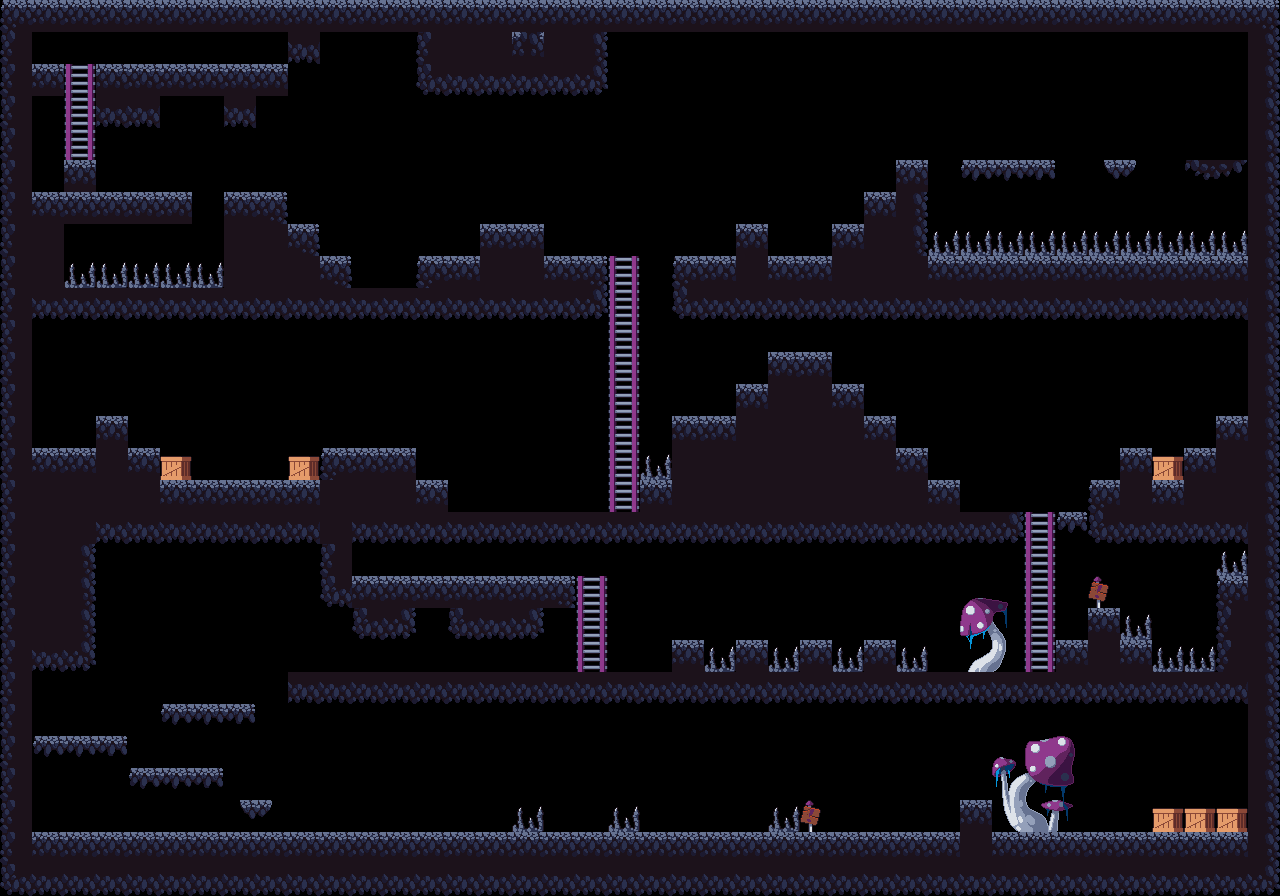

Tiled map render using the project's own tile images. Description and the map definition, with tile-layer contents summarised, below:
An orthogonal 40x28 tile map with 32x32 px tiles, 7 tile layers (BackGround, Box, Mushroom, Spike, ...), 7 tilesets and 61 objects (SpawnPoint).

<map version="1.10" tiledversion="1.10.2" orientation="orthogonal" renderorder="right-down" width="40" height="28" tilewidth="32" tileheight="32" infinite="0" nextlayerid="10" nextobjectid="71">
 <tileset firstgid="1" name="TileSet" tilewidth="32" tileheight="32" tilecount="45" columns="9">
  <image source="../Image/platformer-pixel-art-cave-2d-tileset/Tiles/TileSet.png" width="288" height="160" />
 </tileset>
 <tileset firstgid="46" source="ladder.tsx" />
 <tileset firstgid="47" source="spike.tsx" />
 <tileset firstgid="48" source="mushrooms1.tsx" />
 <tileset firstgid="57" source="danger_site.tsx" />
 <tileset firstgid="58" source="mushroom2.tsx" />
 <tileset firstgid="64" source="box.tsx" />
 <layer id="1" name="BackGround" width="40" height="28">
  <data>[1120 cells, 459 non-empty, 18 distinct tile ids]</data>
 </layer>
 <layer id="9" name="Box" width="40" height="28">
  <data>[1120 cells, 6 non-empty, 1 distinct tile ids]</data>
 </layer>
 <layer id="6" name="Mushroom" width="40" height="28">
  <data>[1120 cells, 9 non-empty, 9 distinct tile ids]</data>
 </layer>
 <layer id="5" name="Spike" width="40" height="28">
  <data>[1120 cells, 27 non-empty, 1 distinct tile ids]</data>
 </layer>
 <layer id="8" name="Mushroom2" width="40" height="28">
  <data>[1120 cells, 6 non-empty, 6 distinct tile ids]</data>
 </layer>
 <layer id="4" name="Ladder" width="40" height="28">
  <data>[1120 cells, 19 non-empty, 1 distinct tile ids]</data>
 </layer>
 <layer id="7" name="Danger" width="40" height="28">
  <data>[1120 cells, 2 non-empty, 1 distinct tile ids]</data>
 </layer>
 <objectgroup id="2" name="PhysicsObject">
  <object id="5" x="1.167" y="32.6663" width="31.1591" height="798.871" />
  <object id="6" x="0.53" y="0.909" width="1278.45" height="30.1818" />
  <object id="8" x="0.775" y="832.242" width="1278.45" height="62.8485" />
  <object id="9" x="1248.75" y="31.8978" width="31.1591" height="798.871" />
  <object id="13" x="416.152" y="31.788" width="191.363" height="64.7573" />
  <object id="14" x="287.985" y="32.9547" width="32.363" height="31.424" />
  <object id="15" x="96.8185" y="64.6213" width="191.03" height="31.424" />
  <object id="16" x="97.1517" y="96.9547" width="63.3633" height="31.424" />
  <object id="17" x="224.318" y="96.9547" width="31.6966" height="31.424" />
  <object id="18" x="33.485" y="64.6213" width="31.6966" height="31.424" />
  <object id="19" x="64.1517" y="159.955" width="31.6966" height="31.424" />
  <object id="20" x="32.8184" y="191.955" width="158.363" height="31.424" />
  <object id="21" x="32.8182" y="287.621" width="575.182" height="32.174" />
  <object id="22" x="416.242" y="255.288" width="192.182" height="33.0907" />
  <object id="23" x="480.242" y="224.621" width="63.5153" height="32.0907" />
  <object id="24" x="224.242" y="192.288" width="63.5153" height="95.7574" />
  <object id="25" x="287.909" y="224.955" width="32.5153" height="62.7573" />
  <object id="26" x="320.742" y="256.288" width="31.5153" height="31.424" />
  <object id="27" x="33.1515" y="223.621" width="31.0303" height="63.7573" />
  <object id="28" x="672.409" y="255.621" width="575.182" height="64.424" />
  <object id="29" x="896" y="160.621" width="31.7577" height="94.9392" />
  <object id="30" x="863.848" y="191.985" width="32.1213" height="63.4847" />
  <object id="31" x="831.939" y="223.894" width="32.1213" height="31.8483" />
  <object id="32" x="735.689" y="224.201" width="32.1213" height="31.8483" />
  <object id="33" x="960.939" y="159.409" width="94.788" height="22.7233" />
  <object id="34" x="1099.61" y="160.305" width="42.788" height="22.7233" />
  <object id="35" x="1183.61" y="159.638" width="65.4547" height="22.7233" />
  <object id="36" x="32.7423" y="480.455" width="415.515" height="64.424" />
  <object id="37" x="32.909" y="447.121" width="127.182" height="34.0907" />
  <object id="38" x="96.0151" y="416.561" width="31.7881" height="30.0907" />
  <object id="39" x="322.409" y="446.288" width="94.5153" height="34.0907" />
  <object id="40" x="451.076" y="510.58" width="575.182" height="32.174" />
  <object id="41" x="639.576" y="478.788" width="320.182" height="33.0907" />
  <object id="42" x="671.909" y="448.121" width="255.515" height="30.7574" />
  <object id="43" x="672.242" y="416.955" width="223.848" height="30.7574" />
  <object id="44" x="736.076" y="384.621" width="127.848" height="30.7574" />
  <object id="45" x="768.409" y="351.621" width="63.848" height="32.4241" />
  <object id="46" x="1056.74" y="512.288" width="191.515" height="30.7574" />
  <object id="47" x="1087.58" y="480.621" width="161.182" height="30.7574" />
  <object id="48" x="1184.08" y="448.288" width="64.8487" height="32.0907" />
  <object id="49" x="1120.24" y="448.621" width="31.8487" height="32.0907" />
  <object id="50" x="1216.41" y="415.955" width="31.8487" height="32.0907" />
  <object id="51" x="1056.41" y="639.621" width="95.5154" height="32.0907" />
  <object id="52" x="1088.74" y="607.955" width="31.8487" height="32.0907" />
  <object id="53" x="1217.08" y="575.621" width="31.8487" height="96.0907" />
  <object id="55" x="288.076" y="671.913" width="960.515" height="32.174" />
  <object id="57" x="321.242" y="576.455" width="255.015" height="32.0907" />
  <object id="58" x="319.742" y="544.455" width="32.5153" height="34.0907" />
  <object id="59" x="448.742" y="607.955" width="94.5153" height="34.0907" />
  <object id="60" x="352.242" y="608.455" width="64.0153" height="31.5907" />
  <object id="61" x="33.2423" y="545.455" width="62.5153" height="126.591" />
  <object id="62" x="235.992" y="798.705" width="41.5153" height="24.0907" />
  <object id="63" x="129.242" y="767.705" width="94.5153" height="24.0907" />
  <object id="64" x="33.2424" y="735.955" width="94.5153" height="24.0907" />
  <object id="65" x="161.742" y="702.955" width="94.5153" height="24.0907" />
  <object id="66" x="672.409" y="640.621" width="31.8487" height="32.0907" />
  <object id="67" x="736.076" y="640.288" width="31.8487" height="32.0907" />
  <object id="68" x="799.742" y="640.288" width="31.8487" height="32.0907" />
  <object id="69" x="864.409" y="640.288" width="31.8487" height="32.0907" />
  <object id="70" x="960.409" y="799.955" width="31.8487" height="32.0907" />
 </objectgroup>
 <objectgroup id="3" name="CharacterSpawnPoint">
  <object id="2" name="SpawnPoint" x="1119.82" y="827.515">
   <point />
  </object>
 </objectgroup>
</map>
